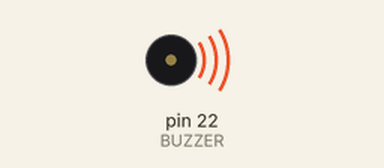
Recording of a sketch running on a simulated Arduino Mega 2560, built with avr-gcc and run on an emulated ATmega2560. Shown: buzzer (waves = sounding).

Above: at 0.2 s.
At 4.7 s:
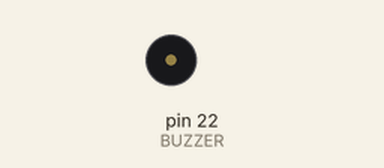
Timing chart, 0 to 6.9 s (numbered marks = the images above):
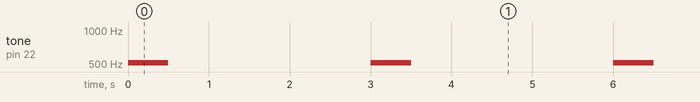

Measured:
- by itself, tone on pin 22 (BUZZER): alternates 512 Hz for 0.50 s and silent for 2.5 s

The sketch:

sketch.ino
```cpp
#define BUZZER 22

void setup(){
    pinMode(BUZZER, OUTPUT);
}

void loop(){
    tone(BUZZER, 256, 500);
    tone(BUZZER, 512, 500);
    delay(1000);
    analogWrite(BUZZER, 128);
    delay(1000);
    analogWrite(BUZZER, 0);
    delay(1000);
}
```
